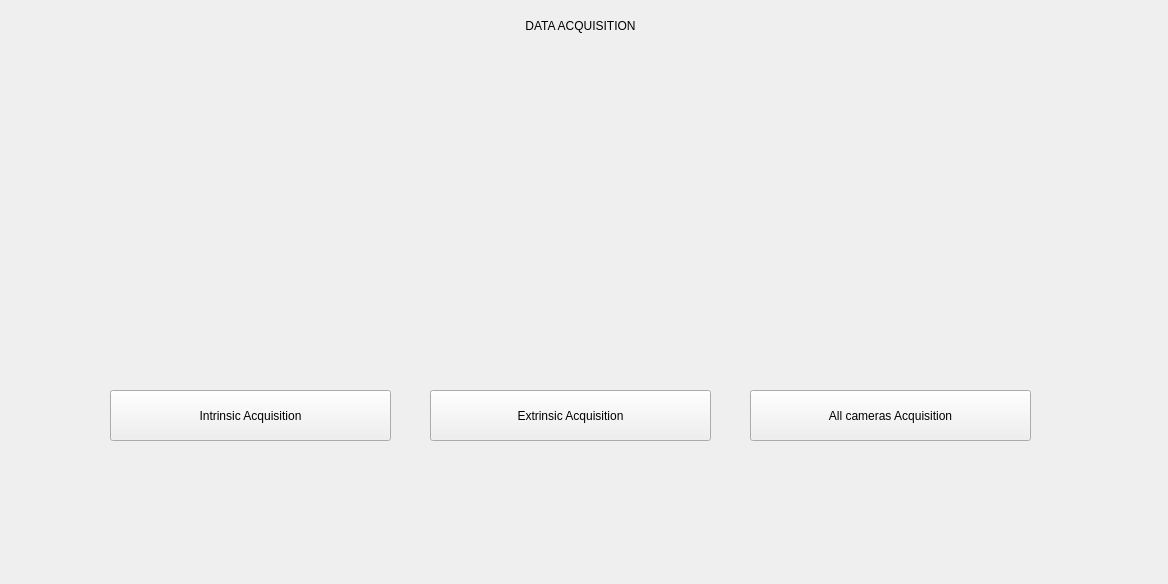
<?xml version="1.0" encoding="UTF-8"?>
<ui version="4.0">
 <class>Form</class>
 <widget class="QWidget" name="Form">
  <property name="geometry">
   <rect>
    <x>0</x>
    <y>0</y>
    <width>1168</width>
    <height>584</height>
   </rect>
  </property>
  <property name="windowTitle">
   <string>Form</string>
  </property>
  <widget class="QPushButton" name="buttonIntAcq">
   <property name="geometry">
    <rect>
     <x>110</x>
     <y>390</y>
     <width>281</width>
     <height>51</height>
    </rect>
   </property>
   <property name="text">
    <string>Intrinsic Acquisition</string>
   </property>
  </widget>
  <widget class="QPushButton" name="buttonExtAcq">
   <property name="geometry">
    <rect>
     <x>430</x>
     <y>390</y>
     <width>281</width>
     <height>51</height>
    </rect>
   </property>
   <property name="text">
    <string>Extrinsic Acquisition</string>
   </property>
   <property name="autoDefault">
    <bool>false</bool>
   </property>
  </widget>
  <widget class="QPushButton" name="buttonAllAcq">
   <property name="geometry">
    <rect>
     <x>750</x>
     <y>390</y>
     <width>281</width>
     <height>51</height>
    </rect>
   </property>
   <property name="text">
    <string>All cameras Acquisition</string>
   </property>
  </widget>
  <widget class="QLabel" name="labelHeader">
   <property name="geometry">
    <rect>
     <x>-10</x>
     <y>0</y>
     <width>1181</width>
     <height>51</height>
    </rect>
   </property>
   <property name="text">
    <string>DATA ACQUISITION</string>
   </property>
   <property name="alignment">
    <set>Qt::AlignCenter</set>
   </property>
  </widget>
  <widget class="QLabel" name="labelIntrinsic">
   <property name="geometry">
    <rect>
     <x>160</x>
     <y>170</y>
     <width>191</width>
     <height>191</height>
    </rect>
   </property>
   <property name="text">
    <string/>
   </property>
  </widget>
  <widget class="QLabel" name="labelExtrinsic">
   <property name="geometry">
    <rect>
     <x>460</x>
     <y>170</y>
     <width>221</width>
     <height>191</height>
    </rect>
   </property>
   <property name="text">
    <string/>
   </property>
  </widget>
  <widget class="QLabel" name="labelAllcameras">
   <property name="geometry">
    <rect>
     <x>800</x>
     <y>220</y>
     <width>181</width>
     <height>121</height>
    </rect>
   </property>
   <property name="text">
    <string/>
   </property>
  </widget>
 </widget>
 <resources/>
 <connections/>
</ui>
